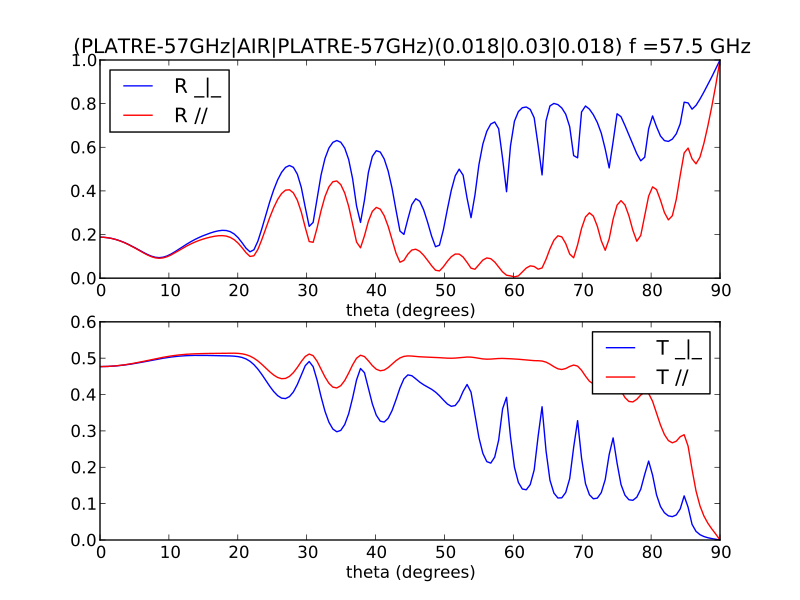

This chart was generated by the following Python code:
import numpy as np
import matplotlib.pyplot as plt
from pylayers.antprop.slab import *
sl = SlabDB('matDB.ini','slabDB.ini')
lname = ['PLATRE-57GHz','AIR','PLATRE-57GHz']
lthick = [0.018,0.03,0.018]
sl.add('placo',lname,lthick)
theta = np.arange(0,np.pi/2,0.01)
fGHz = np.array([57.5])
sl['placo'].ev(fGHz,theta)
sl['placo'].plotwrta()
plt.show()
